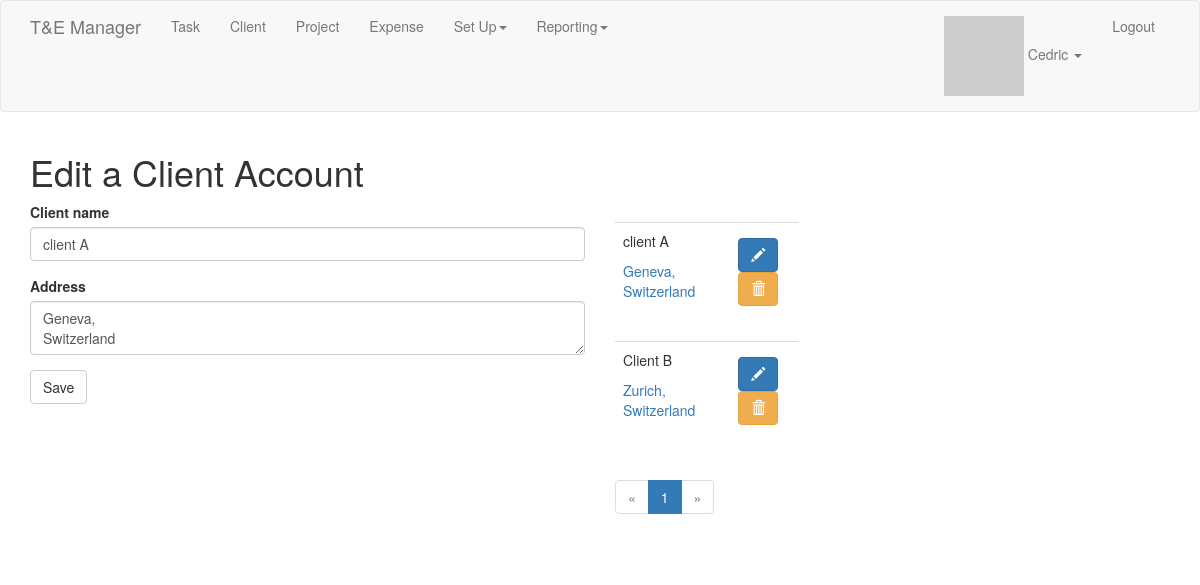
/edit_client/1 (signed in), run on the app's committed database.
### app/models.py (models this page shows, shortened)
class User(UserMixin, db.Model):
    id = db.Column(db.Integer, primary_key=True)
    username = db.Column(db.String(64), index=True, unique=True)
    email = db.Column(db.String(120), index=True, unique=True)
    password_hash = db.Column(db.String(128))
    tasks = db.relationship('Task', backref='user_task', lazy='dynamic')
    about_me = db.Column(db.String(140))
    last_seen = db.Column(db.DateTime, default=datetime.utcnow)
    followed = db.relationship(
        'User', secondary=followers,
        primaryjoin=(followers.c.follower_id == id),
        secondaryjoin=(followers.c.followed_id == id),
        backref=db.backref('followers', lazy='dynamic'), lazy='dynamic')
    clients = db.relationship('Client', backref='user_client', lazy='dynamic')
    projects = db.relationship('Project', backref='user_project', lazy='dynamic')
    role_id = db.Column(db.Integer, db.ForeignKey('role.id'))
    def avatar(self, size):
        digest = md5(self.email.lower().encode('utf-8')).hexdigest()
        return 'https://www.gravatar.com/avatar/{}?d=identicon&s={}'.format(digest, size)
    def can(self, permissions):
        return self.role is not None and (self.role.permissions & permissions) == permissions

class Client(db.Model):
    id = db.Column(db.Integer, primary_key=True)
    name = db.Column(db.String(64), index=True)
    user_id = db.Column(db.Integer, db.ForeignKey('user.id'))
    address = db.Column(db.String(128))
    tasks = db.relationship('Task', backref='client_task', lazy='dynamic')
    projects = db.relationship('Project', backref='client_project', lazy='dynamic')

### app/clients/routes.py (the view)
@bp.route('/edit_client/<id>', methods=['GET', 'POST'])
@login_required
def edit_client(id):
    client = Client.query.filter_by(id=id).first()
    form = EditClientForm()
    if form.validate_on_submit():
        client.name = form.name.data
        client.address = form.address.data
        db.session.add(client)
        db.session.commit()
        flash('Your changes have been saved.', 'success')
        return redirect(url_for('clients.add_client'))
    elif request.method == 'GET':
        form.name.data = client.name
        form.address.data = client.address
    page = request.args.get('page', 1, type=int)
    pagination = Client.query.order_by(Client.name.desc()).paginate(page, 5, False)
    clients = pagination.items
    return render_template('clients/edit_client.html', title='Edit Client', form=form, clients=clients,
                           pagination=pagination)

### app/clients/forms.py
class EditClientForm(FlaskForm):
    name = StringField('Client name', validators=[DataRequired()])
    address = TextAreaField('Address', validators=[Length(min=0, max=128)])
    submit = SubmitField('Save')

### app/main/__init__.py (called while the page is built)
@bp.app_context_processor
def inject_permissions():
    return dict(Permission=Permission)

### app/main/routes.py (called while the page is built)
@bp.before_app_request
def before_request():
    if current_user.is_authenticated:
        current_user.last_seen = datetime.utcnow()
        db.session.commit()

### app/models.py (called while the page is built)
@login.user_loader
def load_user(id):
    return User.query.get(int(id))

### app/templates/clients/edit_client.html
{% extends "base.html" %}
{% import 'bootstrap/wtf.html' as wtf %}
{% import "_macros.html" as macros %}
{% block app_content %}
    <h1>Edit a Client Account</h1>
    <div class="row">
        <div class="col-md-6">
            {% if current_user.can(Permission.WRITE) %}
            {{ wtf.quick_form(form) }}
            {% endif %}
        </div>
        <div class="col-md-6">
            <div class="pagination">
                {% for client in clients %}
                    {% include 'clients/_client.html' %}
                {% endfor %}
            {{ macros.pagination_widget(pagination, 'clients.add_client') }}
            </div>
        </div>
    </div>
{% endblock %}

### app/templates/base.html (shortened to what this page needs)
{% extends 'bootstrap/base.html' %}
{% block navbar %}
    <nav class="navbar navbar-default">
        <div class="container">
            <div class="navbar-header">
                {% if current_user.is_authenticated %}
                <a class="navbar-brand" href="{{ url_for('main.index') }}">T&E Manager</a>
                {% else %}
                <a class="navbar-brand" href="{{ url_for('auth.login') }}">T&E Manager</a>
                {% endif %}
            </div>
            <div class="collapse navbar-collapse" id="bs-example-navbar-collapse-1">
                <ul class="nav navbar-nav">
                    {% if current_user.is_authenticated %}
                    <li><a href="{{ url_for('tasks.add_task') }}">Task</a></li>
                    <li><a href="{{ url_for('clients.add_client') }}">Client</a></li>
                    <li><a href="{{ url_for('projects.add_project') }}">Project</a></li>
                    <li><a href="#">Expense</a></li>
                    <li class="dropdown"><a href="#" class="dropdown-toggle" data-toggle="dropdown">Set Up<b class="caret"></b></a>
                    <li class="dropdown"><a href="#" class="dropdown-toggle" data-toggle="dropdown">Reporting<b class="caret"></b></a>
                    </li>
                    {% endif %}
                </ul>
                <ul class="nav navbar-nav navbar-right">
                    {% if current_user.is_anonymous %}
                    <li><a href="{{ url_for('auth.register') }}">Register</a></li>
                    <li><a href="{{ url_for('auth.login') }}">Login</a></li>
                    {% else %}
                    <li class="dropdown"><a href="#" class="dropdown-toggle" data-toggle="dropdown"><img src="{{ current_user.avatar(size=18) }}"> {{ current_user.username }} <b class="caret"></b></a>
                    </li>
                    <li><a href="{{ url_for('auth.logout') }}">Logout</a></li>
                    {% endif %}
                </ul>
            </div>
        </div>
    </nav>
{% endblock %}
{% block content %}
    <div class="container">
        {% block app_content %}{% endblock %}
    </div>
{% endblock %}
{% block scripts %}
    <link rel="stylesheet" type="text/css" href="{{ url_for('static', filename='bootstrap-datetimepicker.min.css') }}" />
{% endblock %}

### app/templates/clients/_client.html
<table class="table table-hover">
    <tr>
        <td>
            <div class="row">
                <div class="col-md-9">
                    <p>{{ client.name }}</p>
                    {% autoescape false %}
                    <a href="http://maps.google.com/?q={{ client.address | replace("\n", " ") }}">{{ client.address | replace("\n", "<br/>") }}</a>
                    {%  endautoescape %}
                </div>
                <div class="col-md-3">
                    <div class="btn pull-right">
                        <a class="btn btn-primary" href="{{ url_for('clients.edit_client', id=client.id) }}"><span class="glyphicon glyphicon-pencil"></span></a>
                        {% if current_user.is_administrator %}
                            <form method="post" action="{{ url_for('clients.delete_client', id=client.id) }}"><button type="submit" class="btn btn-warning"><span class="glyphicon glyphicon-trash"></span></button></form>
                        {% endif %}
                    </div>
                </div>
            </div>
        </td>
    </tr>
</table>

### data on the page
User: username "Cedric"
Client: name "client A", address "Geneva, Switzerland"
Client: name "Client B", address "Zurich, Switzerland"

### other printed values
{{ p }} "1"
